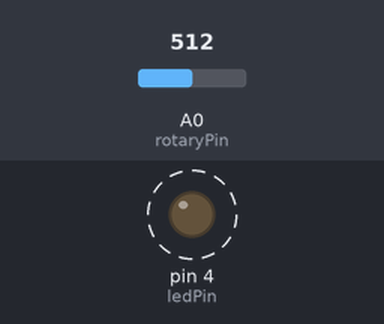
The sketch below on a simulated Arduino Uno, built with avr-gcc and run on an emulated ATmega328P. Shown: output pins drawn as LEDs (lit = HIGH). Dashed ring = blinking. Inputs (shaded band) come from the test bench; at power-on: A0 (rotaryPin) = 512.

Above: at 1.8 s.
1.9 s: A0 (rotaryPin) set to 0
At 2.8 s:
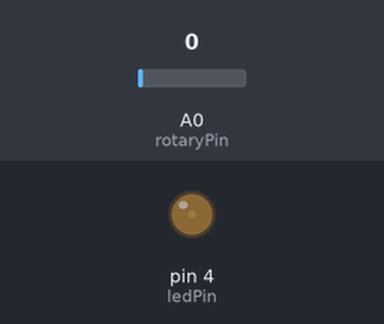
3.6 s: A0 (rotaryPin) set to 122
At 3.9 s:
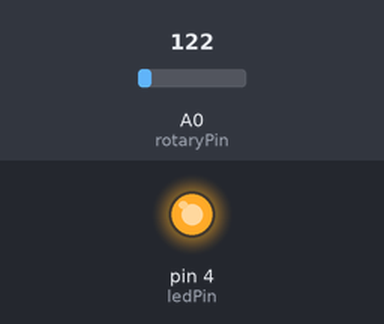
Timing chart, 0 to 13.1 s (numbered marks = the images above; inputs shaded):
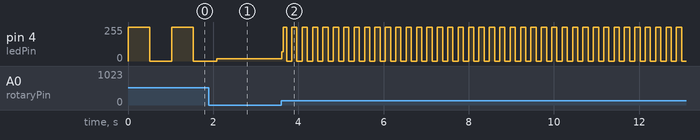

Measured:
- after the input at 3.6 s, pin 4 (ledPin): 16/255 → 69/255 at once, then moves between 0/255 and 255/255, repeating every 0.24 s
- by itself, pin 4 (ledPin): alternates 255/255 for 0.51 s and 0/255 for 0.51 s

The sketch:

Lesson-3-Rotary.ino
```cpp
//Rotary controls LED
int rotaryPin = A0;    // select the input pin for the rotary
int ledPin = 4;      // select the pin for the LED
int rotaryValue = 0;  // variable to store the value coming from the rotary

void setup() {
  // declare the ledPin as an OUTPUT:
  pinMode(ledPin, OUTPUT);
  pinMode(rotaryPin, INPUT);
}

void loop() {
  // read the value from the sensor:
  rotaryValue = analogRead(rotaryPin);
  // turn the ledPin on
  digitalWrite(ledPin, HIGH);
  // stop the program for <sensorValue> milliseconds:
  delay(rotaryValue);
  // turn the ledPin off:
  digitalWrite(ledPin, LOW);
  // stop the program for for <sensorValue> milliseconds:
  delay(rotaryValue);
}
```
